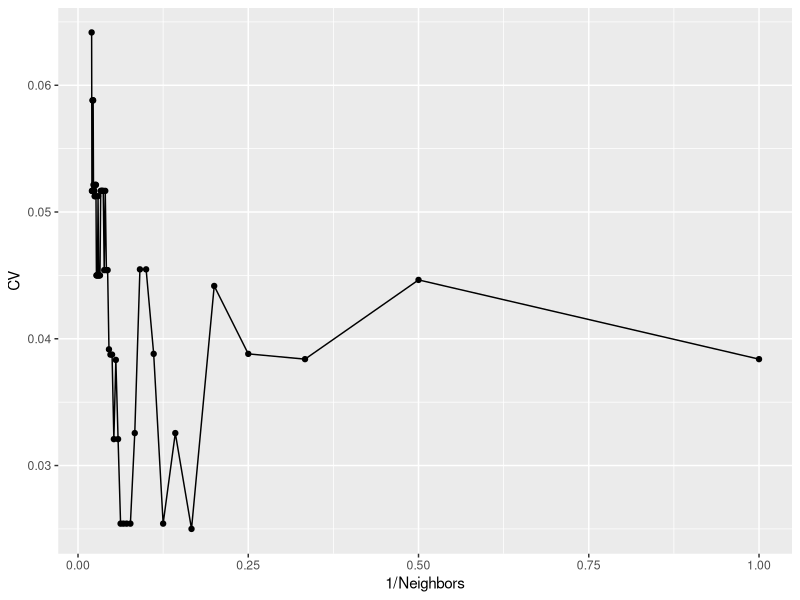

Source code (R):
rm(list=ls())
library(tidyverse)
library(class)
library(caret)
library(boot)
# Goals: build a knn model to predict the Species in the Iris dataset.
# Cross validate to determine the optimal number of neighbors
# Display a plot of Flexibility vs cross validated error
# Make a decision on the optimal number of neighbors for this model.

# read in the data
iris <- iris

NumFolds <- 10
# set up the folds
folds <- createFolds(1:nrow(iris), k = NumFolds, returnTrain = TRUE)
# set up the number of neighbors you're going to check
MaxNeighbors <- 50
# set up a storage location for the future cross validation error estimates
cv_data <- data.frame(
  Neighbors = 1:MaxNeighbors, 
  CV = rep(0,MaxNeighbors)
)


for (K in 1:MaxNeighbors) { # loop over the number of neighbors
  # set up space for each CV estimate
  cv_class_error <- rep(0,NumFolds)
  
  for (j in 1:NumFolds) {  # loop for cross validation
    # training data for knn 
    train <- iris[folds[[j]], 1:4 ]
    train_class <- iris$Species[folds[[j]]]
    # testing data for knn
    test <- iris[-folds[[j]], 1:4 ]
    test_class <- iris$Species[-folds[[j]]]
    
    # build the knn model
    knn_model <- knn(
      train = train,
      test = test,
      cl = train_class,
      k = K
    )
    # store the value of the classification error for each fold
    cv_class_error[j] <- mean( knn_model != test_class  )
  } # end the loop
  
  # store the mean cv error for each choice of neighbors
  cv_data$CV[K] <- mean( cv_class_error  )
}

# plot
ggplot(data=cv_data, aes(x=1/Neighbors, y=CV)) + 
  geom_line() + geom_point()

# show the cross validation errors in order
head(cv_data %>% arrange(CV))